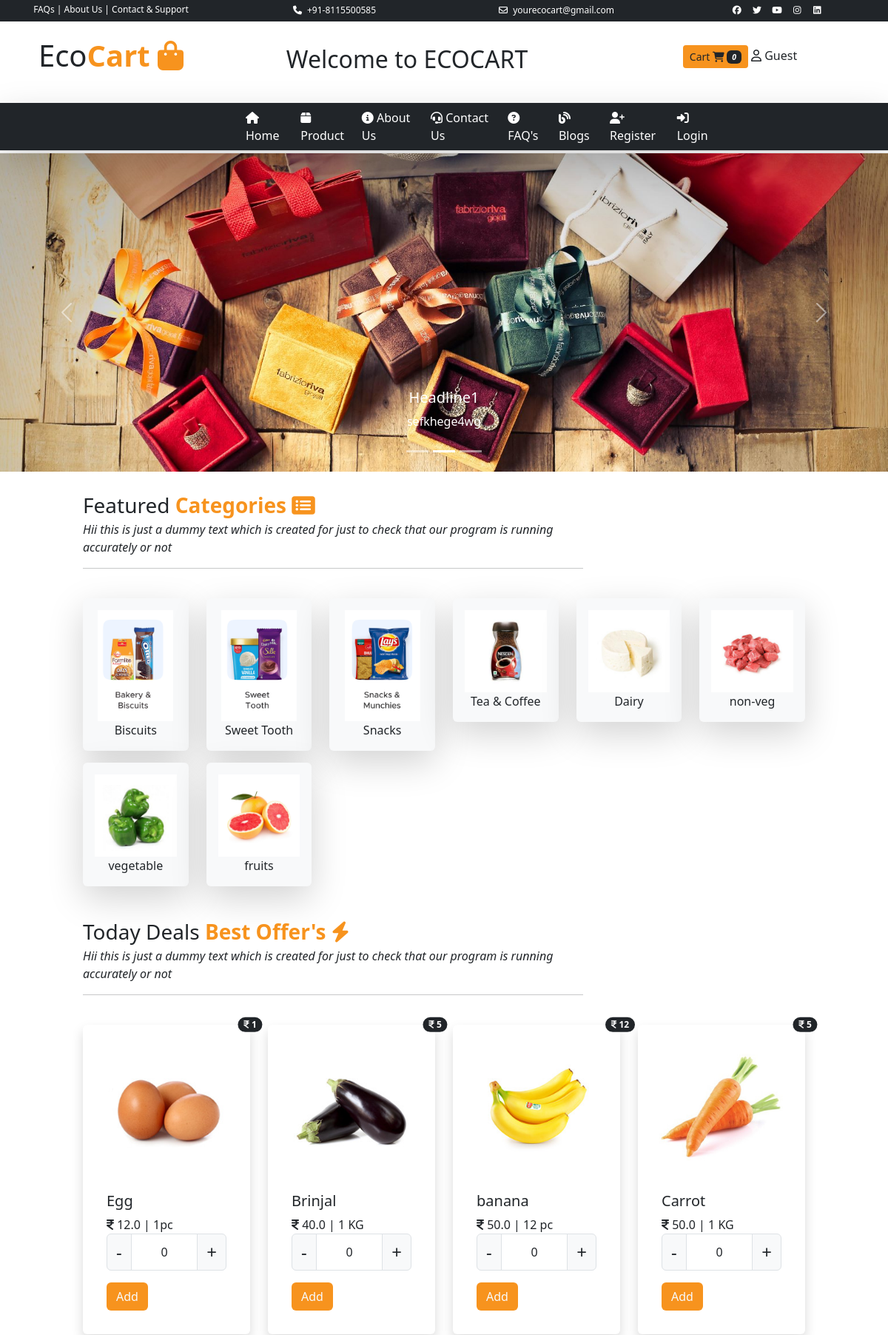
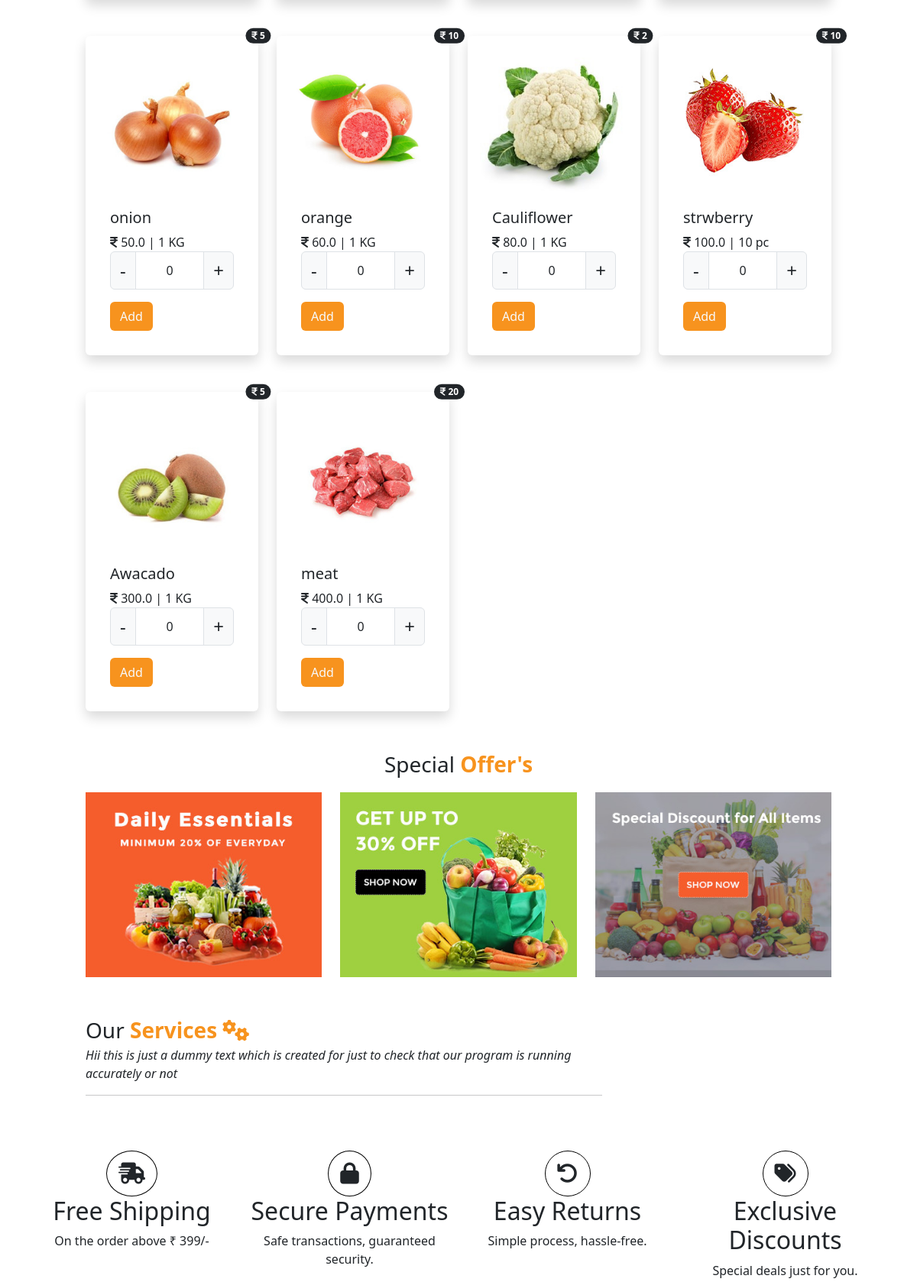
The page / (upper part) on the database its author committed (2 pictures, top to bottom).
### user/models.py (models this page shows, shortened)
class tbl_slider(models.Model):
    slider_picture=models.ImageField(upload_to='static/slider/',null=True)
    title=models.CharField(max_length=200,null=True)
    description=models.TextField(null=True)

class tbl_category(models.Model):
    product_category=models.CharField(max_length=30,null=True)
    category_picture=models.ImageField(upload_to='static/category/',null=True)

class tbl_product(models.Model):
    product_name=models.CharField(max_length=100,null=True)
    category=models.ForeignKey(tbl_category,on_delete=models.CASCADE)
    price=models.FloatField(null=True)
    discount=models.IntegerField(null=True)
    quantity=models.CharField(max_length=20,null=True)
    product_image=models.ImageField(upload_to='static/product/',null=True)

### user/views.py (the view)
# urls.py: path('',views.index),
def index(request):
    data=tbl_category.objects.all().order_by('-id')
    pdata=tbl_product.objects.all().order_by('price')
    sdata=tbl_slider.objects.all().order_by('-id')[0:3]
    md={"cdata":data,"productdata":pdata,"sliderdata":sdata}
    return render(request,'index.html',md)

### templates/index.html (shortened to what this page needs)
{% extends 'base.html' %}
{% load static %}
{% block childpage %}
<div class="row slider">
    <div class="col-sm-12 p-0">
        <div id="carouselExampleCaptions" class="carousel slide carousel-fade" data-bs-ride="carousel" data-bs-interval="2000" >
  <div class="carousel-indicators">
    <button type="button" data-bs-target="#carouselExampleCaptions" data-bs-slide-to="0" class="active" aria-current="true" aria-label="Slide 1"></button>
    <button type="button" data-bs-target="#carouselExampleCaptions" data-bs-slide-to="1" aria-label="Slide 2"></button>
    <button type="button" data-bs-target="#carouselExampleCaptions" data-bs-slide-to="2" aria-label="Slide 3"></button>
     </div>
  <div class="carousel-inner">
      {% for i in sliderdata %}
    <div class="carousel-item active">
      <img src="../{{i.slider_picture}}" style="max-height:500px;" class="d-block w-100" alt="...">
      <div class="carousel-caption d-none d-md-block">
        <h5>{{i.title}}</h5>
        <p>{{i.description}}</p>
      </div>
    </div>
      {% endfor %}
  </div>
  <button class="carousel-control-prev" type="button" data-bs-target="#carouselExampleCaptions" data-bs-slide="prev">
    <span class="carousel-control-prev-icon" aria-hidden="true"></span>
  </button>
  <button class="carousel-control-next" type="button" data-bs-target="#carouselExampleCaptions" data-bs-slide="next">
    <span class="carousel-control-next-icon" aria-hidden="true"></span>
  </button>
</div>
    </div>
</div>
<div class="row mb-2 mt-4">
    <div class="col-sm-1"></div>
    <div class="col-sm-7 ">
        <p class="fs-3 m-0 p-0 ">Featured <b class="txt-colororange">Categories <i class="fa-solid fa-list-alt"></i></b></p>
        <i>Hii this is just a dummy text which is
        created for just to check that our program is running accurately or not</i>
        <hr/>
    </div>
</div>
<div class="row category pt-3">
<div class="col-sm-1"></div>
<div class="col-sm-10">
    <div class="row ">
            {% for x in cdata %}
        <div class="col-sm-2 text-center">
        <p  class="shadow-lg p-3 mb-3 bg-body-tertiary rounded product tran">
            <img src="../{{x.category_picture}}" style="max-height:150px;" class="img-fluid"/>
            <br/>
            <a href="/product?pid={{x.id}}" style="text-decoration:none;" class="text-dark">{{ x.product_category}}</a>
        </p>
        </div>
            {% endfor %}
    </div>
</div>
<div class="col-sm-1"></div>
</div>
<div class="row mb-2 mt-4">
    <div class="col-sm-1"></div>
    <div class="col-sm-7 ">
        <p class="fs-3 m-0 p-0 ">Today Deals <b class="txt-colororange">Best Offer's <i class="fa-solid fa-bolt"></i></b></p>
        <i>Hii this is just a dummy text which is
        created for just to check that our program is running accurately or not</i>
        <hr/>
    </div>
</div>
<div class="row maxdiscount">
   <div class="col-sm-1"></div>
   <div class="col-sm-10 ">
       <div class="row pt-3">
           {% for i in productdata %}
           <div class="col-sm-3">
               <div class="card border-0 shadow p-3 mb-5  rounded offers tran" >
                   <span class="position-absolute top-0 start-100 translate-middle badge rounded-pill bg-dark"> <i class="fa-solid fa-indian-rupee-sign"></i> {{i.discount}} <span class="visually-hidden">unread messages</span></span>
  <img src="../{{i.product_image}}" class="card-img-top" alt="...">
  <div class="card-body">
    <h5 class="card-title">{{i.product_name}}</h5>
    <p class="card-text p-0 m-0">
        <i class="fa-solid fa-indian-rupee-sign"></i>
        <span>{{i.price}}</span> | {{i.quantity}}
      <form action="/cart/">
      <div class="input-group">
      <b class="input-group-text fs-4 " onclick="cminus{{i.id}}()">-</b>
        <input type="text"  value="0" name="pquantity" readonly class="form-control text-center " id="carttxt{{i.id}}"/>
      <b class="input-group-text fs-4" onclick="cplus{{i.id}}()">+</b>
  </div>
    </p>
    <input type="submit" value="Add" class="btn bg-colororange text-light"/>
  </div>
</div>
           </div>
{% endfor %}
       </div>
   </div>
   <div class="col-sm-1"></div>
</div>
<div class="row offer">
    <div class="col-sm-10 mx-auto">
        <div class="row text-center pb-3">
            <div class="col-sm-12 fs-3 ">
               <span>Special <b class="txt-colororange">Offer's</b></span>
            </div>
        </div>
        <div class="row pb-3" >
            <div class="col-sm-4 pb-2 text-center">
                <img src="{% static 'images/offer/offer-1.jpg' %}" class="img-fluid  "/>
            </div>
            <div class="col-sm-4 pb-2 text-center">
                <img src="{% static 'images/offer/offer-2.jpg' %}" class="img-fluid"/>
            </div>
            <div class="col-sm-4 pb-2 text-center">
                <img src="{% static 'images/offer/offer-3.jpg' %}" class="img-fluid"/>
            </div>
        </div>
    </div>
</div>
<div class="row mb-2 mt-4">
    <div class="col-sm-1"></div>
    <div class="col-sm-7 ">
        <p class="fs-3 m-0 p-0 ">Our <b class="txt-colororange">Services <i class="fa-solid fa-cogs"></i></b></p>
        <i>Hii this is just a dummy text which is
        created for just to check that our program is running accurately or not</i>
        <hr/>
    </div>
</div>
<div class="container">
    <div class="row  ">
        <div class="col-sm-3 text-center my-5">
            <i class="fa-solid fa-truck-fast fs-3 ic "></i>
            <h2>Free Shipping</h2>
            <span>On the order above ₹ 399/-</span>
        </div>
<div class="col-sm-3 text-center my-5">
            <i class="fa-solid fa-lock fs-3 ic "></i>
            <h2>Secure Payments</h2>
            <span>Safe transactions, guaranteed security.</span>
        </div>
        <div class="col-sm-3 text-center my-5">
            <i class="fa-solid fa-undo fs-3 ic "></i>
            <h2>Easy Returns</h2>
            <span>Simple process, hassle-free.</span>
        </div>
        <div class="col-sm-3 text-center my-5">
            <i class="fa-solid fa-tags fs-3 ic "></i>
            <h2>Exclusive Discounts</h2>
            <span> Special deals just for you.</span>
        </div>
    </div>
</div>
{% endblock %}

### templates/base.html (style rules this page uses)
.bg-colororange { background:#f7931e !important; }
.txt-colororange { color:#f7931e !important;; }
.tran { transition:all .3s; }

### templates/index.html (style rules this page uses)
.ic { border-radius:50%; border:1px solid black; padding:15px; }

### rows shown on the page
tbl_slider: slider_picture (picture), title "Headline1", description "sefkhege4wg"
tbl_category: category_picture (picture), product_category "Biscuits"
tbl_category: category_picture (picture), product_category "Sweet Tooth"
tbl_category: category_picture (picture), product_category "Snacks"
tbl_category: category_picture (picture), product_category "Tea & Coffee"
tbl_category: category_picture (picture), product_category "Dairy"
tbl_category: category_picture (picture), product_category "non-veg"
tbl_category: category_picture (picture), product_category "vegetable"
tbl_category: category_picture (picture), product_category "fruits"
tbl_product: discount "1", product_image (picture), product_name "Egg", price "12.0", quantity "1pc"
tbl_product: discount "5", product_image (picture), product_name "Brinjal", price "40.0", quantity "1 KG"
tbl_product: discount "12", product_image (picture), product_name "banana", price "50.0", quantity "12 pc"
tbl_product: discount "5", product_image (picture), product_name "Carrot", price "50.0", quantity "1 KG"
tbl_product: discount "5", product_image (picture), product_name "onion", price "50.0", quantity "1 KG"
tbl_product: discount "10", product_image (picture), product_name "orange", price "60.0", quantity "1 KG"
tbl_product: discount "2", product_image (picture), product_name "Cauliflower", price "80.0", quantity "1 KG"
tbl_product: discount "10", product_image (picture), product_name "strwberry", price "100.0", quantity "10 pc"
tbl_product: discount "5", product_image (picture), product_name "Awacado", price "300.0", quantity "1 KG"
tbl_product: discount "20", product_image (picture), product_name "meat", price "400.0", quantity "1 KG"
